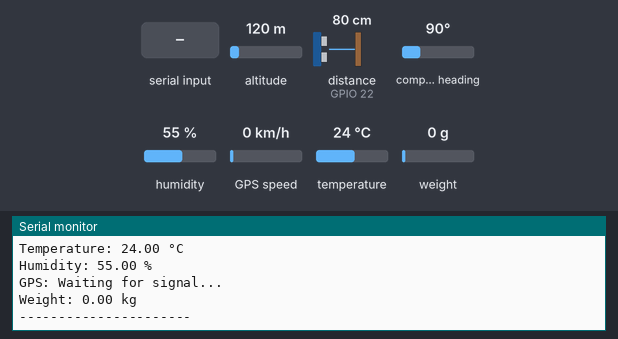
Bench run of a sketch on a simulated ESP32. On the bench: the last lines printed to the serial monitor. Wiring (inferred from the names in the program): ultrasonic range finder: trigger GPIO 23; echo GPIO 22. The test bench sets the inputs (shaded band); at power-on: distance to the obstacle (sensor on GPIO 22) 80 cm, humidity 55 %, weight on the scale 0 g, temperature 24 °C, altitude 120 m, compass heading 90°, GPS speed 0 km/h. The echo pulse lasts 58.3 µs per cm; the GPS gets a fix after 3 s at 37.7749, -122.4194 with 8 satellites.

Above: at 2.2 s.
2.3 s: "+" received over Serial
5.7 s: "t" received over Serial
10.2 s: distance to the obstacle (sensor on GPIO 22) set to 2 cm
At 11.5 s:
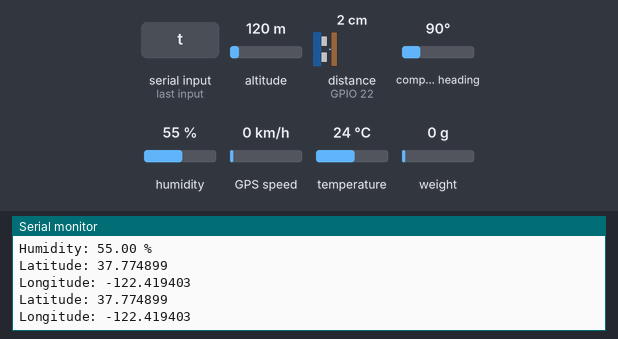
11.7 s: humidity set to 22 %
At 11.7 s:
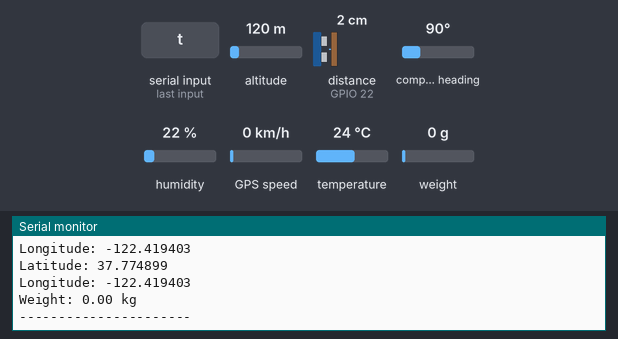
13.2 s: weight on the scale set to 100 g
At 14.6 s:
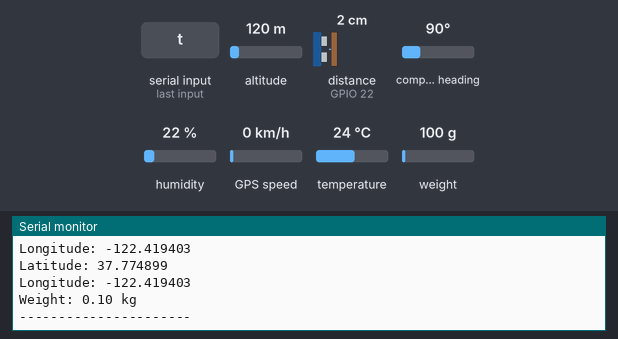
14.7 s: temperature set to 12 °C
At 17.04 s:
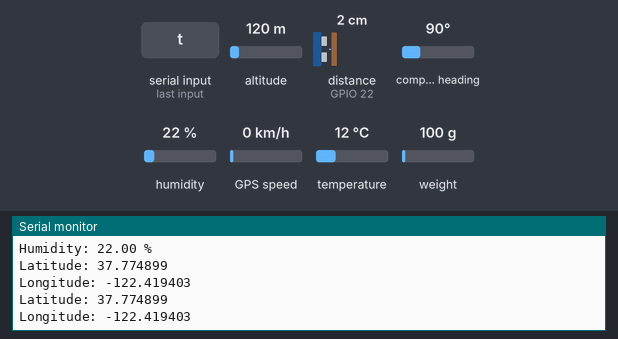

The sketch:

main.ino
```cpp
#include <Adafruit_Sensor.h>
#include <DHT.h>
#include <HardwareSerial.h>
#include <TinyGPS++.h>
#include "HX711.h"

// Ultrasonic Sensor Pins
#define TRIG_PIN 23
#define ECHO_PIN 22

// DHT11 Sensor Pins
#define DHTPIN 4
#define DHTTYPE DHT11

// GPS Configuration
HardwareSerial gpsSerial(2);  // Using UART2
TinyGPSPlus gps;
float latitude, longitude;

// Weight Sensor Pins
const int DT_PIN = 19;
const int SCK_PIN = 4;
HX711 scale;
float calibration_factor = -40000;  // Start with larger value

// Sensor objects
DHT dht(DHTPIN, DHTTYPE);

void setup() {
  Serial.begin(115200);

  // Initialize Ultrasonic Sensor
  pinMode(TRIG_PIN, OUTPUT);
  pinMode(ECHO_PIN, INPUT);

  // Initialize DHT11
  dht.begin();

  // Initialize GPS
  gpsSerial.begin(9600, SERIAL_8N1, 18, 19); // RX=18, TX=19

  // Initialize Weight Sensor
  scale.begin(DT_PIN, SCK_PIN);
  scale.tare();
  scale.set_scale(calibration_factor);

  Serial.println("All sensors initialized!");
}

void loop() {
  // Read and display all sensors with appropriate delays

  // 1. Read and display Ultrasonic sensor
  long distance = getStableDistance();
  if (distance >= 0 && distance <= 400) {
    Serial.print("Distance: ");
    Serial.print(distance);
    Serial.println(" cm");
  } else {
    Serial.println("Ultrasonic: Out of range");
  }

  // 2. Read and display DHT11 sensor (FIXED SYNTAX ERROR HERE)
  float temperature = dht.readTemperature();
  float humidity = dht.readHumidity();

  if (isnan(temperature)) {  // <-- FIXED: Added missing ')'
    Serial.println("DHT11: Failed to read temperature!");
  } else {
    Serial.print("Temperature: ");
    Serial.print(temperature);
    Serial.println(" °C");
  }

  if (isnan(humidity)) {  // <-- FIXED: Removed extra ')'
    Serial.println("DHT11: Failed to read humidity!");
  } else {
    Serial.print("Humidity: ");
    Serial.print(humidity);
    Serial.println(" %");
  }

  // 3. Read and display GPS data
  while (gpsSerial.available()) {
    char c = gpsSerial.read();
    if (gps.encode(c)) {
      if (gps.location.isUpdated()) {
        latitude = gps.location.lat();
        longitude = gps.location.lng();
        Serial.print("Latitude: ");
        Serial.println(latitude, 6);
        Serial.print("Longitude: ");
        Serial.println(longitude, 6);
      }
    }
  }
  if (!gps.location.isValid()) {
    Serial.println("GPS: Waiting for signal...");
  }

  // 4. Read and display Weight sensor
  float raw = scale.read();
  float weight = scale.get_units(5);  // Average 5 readings
  if (weight >= 0 && weight <= 10) {
    Serial.print("Weight: ");
    Serial.print(weight, 2);
    Serial.println(" kg");
  } else {
    Serial.println("Weight: Out of range (0-10kg)");
  }

  // Calibration adjustments for weight sensor
  if(Serial.available()) {
    char c = Serial.read();
    if(c == '+') {
      calibration_factor *= 1.1;
      scale.set_scale(calibration_factor);
      Serial.print("New factor: ");
      Serial.println(calibration_factor);
    }
    if(c == '-') {
      calibration_factor *= 0.9;
      scale.set_scale(calibration_factor);
      Serial.print("New factor: ");
      Serial.println(calibration_factor);
    }
    if(c == 't') {
      scale.tare();
      Serial.println("Tared (zeroed)");
    }
  }

  Serial.println("----------------------");
  delay(2000); // Wait 2 seconds between readings
}

// Ultrasonic helper functions
long getStableDistance() {
  int numReadings = 5;
  long totalDistance = 0;
  int validReadings = 0;

  for (int i = 0; i < numReadings; i++) {
    long dist = readUltrasonic();
    if (dist >= 0) {
      totalDistance += dist;
      validReadings++;
    }
    delay(50);
  }

  if (validReadings == 0) return -1;
  return totalDistance / validReadings;
}

long readUltrasonic() {
  long duration, distance;

  digitalWrite(TRIG_PIN, LOW);
  delayMicroseconds(5);
  digitalWrite(TRIG_PIN, HIGH);
  delayMicroseconds(10);
  digitalWrite(TRIG_PIN, LOW);
  delayMicroseconds(5);

  duration = pulseInLong(ECHO_PIN, HIGH, 30000);

  if (duration == 0) return -1;

  distance = (duration / 2) / 29.1;

  return distance;
}
```

Measured:
- after the input at 10.2 s, the serial monitor: prints a new line after 0.80 s (image 1)
- after the input at 13.2 s, the serial monitor: prints a new line after 1.3 s (image 3)
- after the input at 14.7 s, the serial monitor: prints a new line after 2.1 s (image 4)
